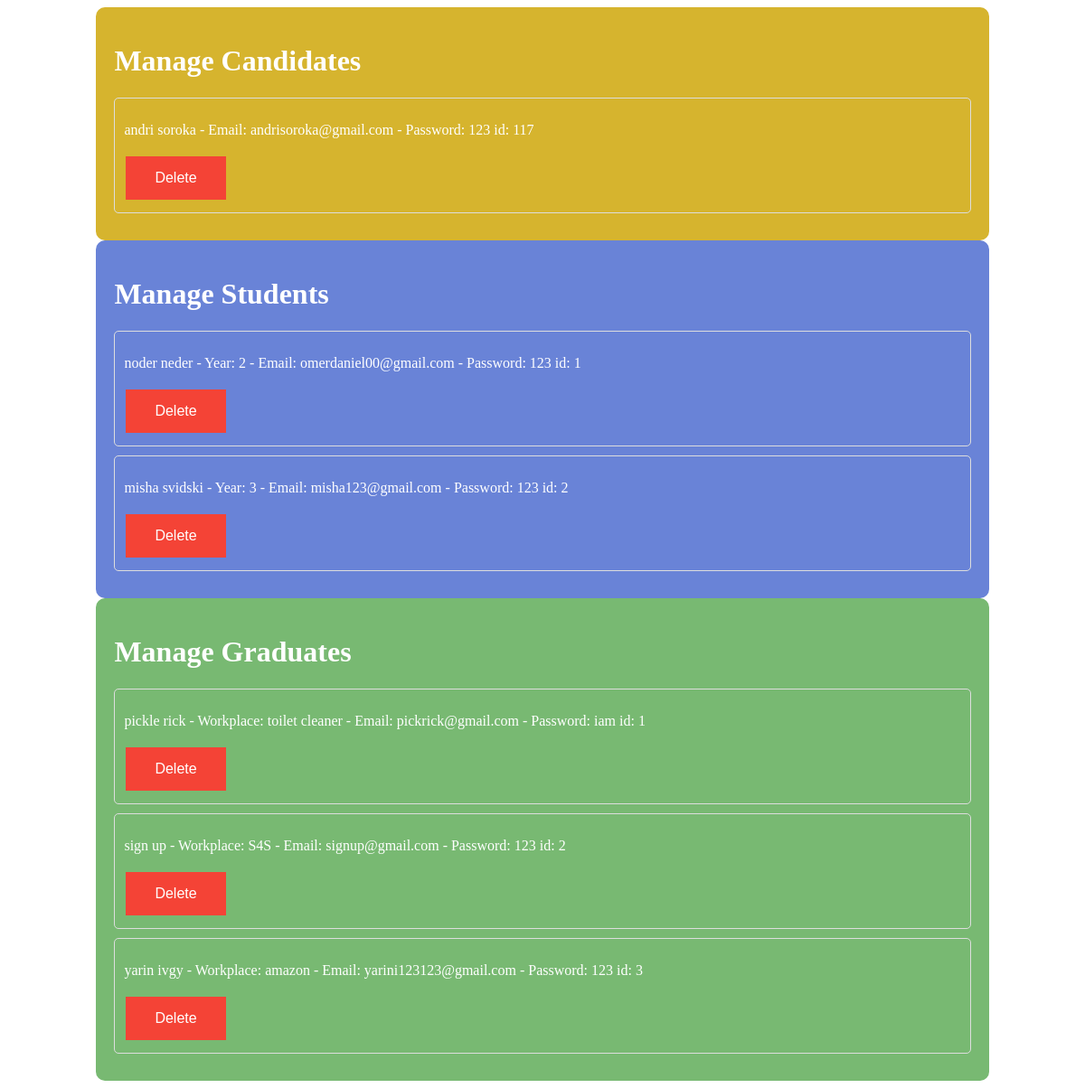
/manage_users/, run on the app's committed database.
### S4S/models.py (models this page shows)
class Candidate(models.Model):
    first_name = models.CharField(max_length=100)
    last_name = models.CharField(max_length=100)
    email = models.EmailField(max_length=254)
    password = models.CharField(max_length=100)
    reset_code = models.CharField(max_length=10, null=True, blank=True)

class Student(models.Model):
    first_name = models.CharField(max_length=100)
    last_name = models.CharField(max_length=100)
    select_year = models.IntegerField()
    email = models.EmailField(max_length=254)
    password = models.CharField(max_length=100)
    reset_code = models.CharField(max_length=10, null=True, blank=True)

class Graduate(models.Model):
    first_name = models.CharField(max_length=100)
    last_name = models.CharField(max_length=100)
    work_place = models.CharField(max_length=20)
    email = models.EmailField(max_length=254)
    password = models.CharField(max_length=100)
    reset_code = models.CharField(max_length=10, null=True, blank=True)

### S4S/superusers.py (the view)
# urls.py: path('manage_users/', superusers.manage_users, name='manage_users'),
def manage_users(request):
    candidates = Candidate.objects.all()
    students = Student.objects.all()
    graduates = Graduate.objects.all()
    return render(request, 'manage_users.html', {'candidates': candidates, 'students': students,
                                                 'graduates': graduates})

### templates/manage_users.html (shortened to what this page needs)
<!DOCTYPE html>
<html lang="en">
<head>
</head>
<body>
    <div class="container candidate-container">
        <h1>Manage Candidates</h1>
        {% for candidate in candidates %}
            <div class="user">
                {% if candidate.id %}
                    <p>{{ candidate.first_name }} {{ candidate.last_name }} - Email: {{ candidate.email }}
            - Password: {{ candidate.password }} id: {{ candidate.id }}</p>
                    <form action="{% url 'delete_user' candidate.id %}" method="post">
                        <input type="submit" value="Delete" class="delete-button">
                    </form>
                {% endif %}
            </div>
        {% endfor %}
    </div>
    <div class="container student-container">
        <h1>Manage Students</h1>
        {% for student in students %}
            <div class="user">
                {% if student.id %}
                    <p>{{ student.first_name }} {{ student.last_name }} - Year: {{ student.select_year }} - Email: {{ student.email }}
            - Password: {{ student.password }} id: {{ student.id }}</p>
                    <form action="{% url 'delete_user' student.id %}" method="post">
                        <input type="submit" value="Delete" class="delete-button">
                    </form>
                {% endif %}
            </div>
        {% endfor %}
    </div>
    <div class="container graduate-container">
        <h1>Manage Graduates</h1>
        {% for graduate in graduates %}
            <div class="user">
                {% if graduate.id %}
                    <p>{{ graduate.first_name }} {{ graduate.last_name }} - Workplace: {{ graduate.work_place }}
            - Email: {{ graduate.email }} - Password: {{ graduate.password }} id: {{ graduate.id }}</p>
                    <form action="{% url 'delete_user' graduate.id %}" method="post">
                        <input type="submit" value="Delete" class="delete-button">
                    </form>
                {% endif %}
            </div>
        {% endfor %}
    </div>
</body>
</html>

### templates/manage_users.html (style rules this page uses)
.container { width: 80%; margin: auto; overflow: hidden; padding: 20px; border-radius: 10px; color: white; }
.user { border: 1px solid #ddd; padding: 10px; margin-bottom: 10px; border-radius: 5px; }
.candidate-container { background-color: #d6b42e; }
.student-container { background-color: #6983d7; }
.graduate-container { background-color: #78b972; }
.delete-button { background-color: #f44336; border: none; color: white; padding: 15px 32px; text-align: center; text-decoration: none; display: inline-block; font-size: 16px; margin: 4px 2px; cursor: pointer; }

### data on the page
Candidate: first_name "andri", last_name "soroka", email "andrisoroka@gmail.com", password "123", id "117"
Student: first_name "noder", last_name "neder", select_year "2", email "omerdaniel00@gmail.com", password "123", id "1"
Student: first_name "misha", last_name "svidski", select_year "3", email "misha123@gmail.com", password "123", id "2"
Graduate: first_name "pickle", last_name "rick", work_place "toilet cleaner", email "pickrick@gmail.com", password "iam", id "1"
Graduate: first_name "sign", last_name "up", work_place "S4S", email "signup@gmail.com", password "123", id "2"
Graduate: first_name "yarin", last_name "ivgy", work_place "amazon", email "yarini123123@gmail.com", password "123", id "3"
